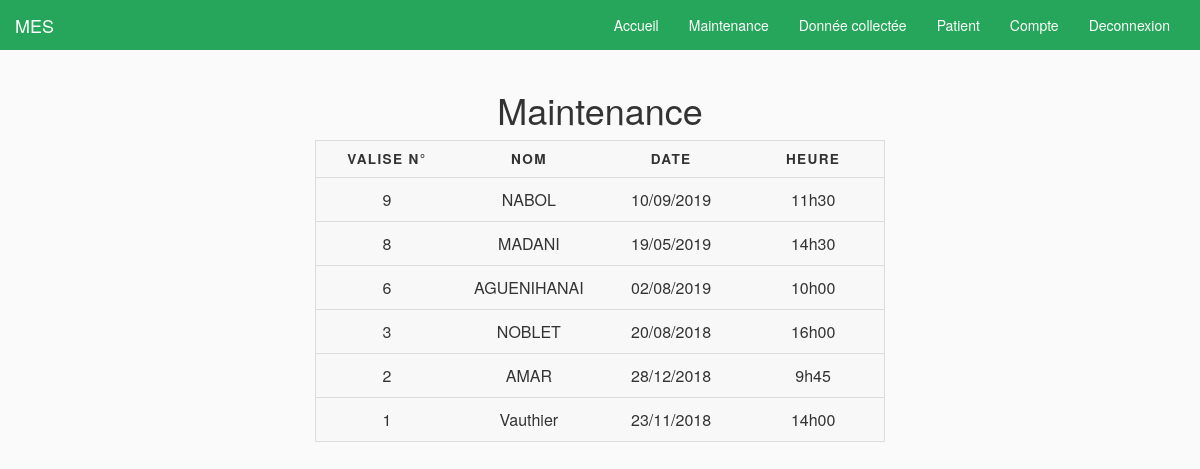
/v3/maintenance.php, run on the app's committed database.
### tables this page shows
CREATE TABLE IF NOT EXISTS `maintenance` (
  `id_valise` int(11) NOT NULL,
  `date_de_maintenance` varchar(45) NOT NULL,
  `heure_de_maintenance` varchar(45) NOT NULL,
  `nom_du_maintenant` varchar(45) NOT NULL,
  PRIMARY KEY (`id_valise`)
);

### v3/maintenance.php (the view, shortened to what this page needs)
<?php
include("barre_de_nav.php");
?>
<!DOCTYPE html>
<html lang="fr">
	<link href="bootstrap/css/bootstrap.min.css" rel="stylesheet"/>
	<link href="bootstrap/js/bootstrap.js" rel="stylesheet" type="text/css"/>
	<link href="style.css" rel="stylesheet" type="text/css" media="screen"/>
<body>
<div class="container-fluid">
	        <div class="row">
		       	<div class="col-xs-1 col-sm-2 col-md-3"></div>
		       	<div class="col-xs-10 col-sm-8 col-md-6">
			       	<h1 class="index-h1">Maintenance</h1>
<table>
			<tr>
			<th>Valise n°</th>
			<th>Nom</th>
			<th>Date</th>
			<th>Heure</th>
			</tr>
	<?php
	include('conn.php');
	$res = $mysqli->query("SELECT id_valise,date_de_maintenance,heure_de_maintenance,nom_du_maintenant FROM maintenance");
	for ($row_no = $res->num_rows - 1; $row_no >= 0; $row_no--) {
		$res->data_seek($row_no);
		$row = $res->fetch_assoc();
		?>
		<tr>
			<td>
				<?php echo $row['id_valise'];?>
			</td>
			<td>
				<?php echo $row['nom_du_maintenant'];?>
			</td>
			<td>
				<?php echo $row['date_de_maintenance'];?>
			</td>
			<td>
				<?php echo $row['heure_de_maintenance'];?>
			</td>
			</tr>
		<?php
	}
	?>
		</table>
		       	</div>
	            <div class="col-xs-1 col-sm-2 col-md-3"></div>
	        </div>
        </div>
</body>
</html>

### v3/style.css (style rules this page uses)
body { padding: 0; margin: 0; background: #FAFAFA; }
.index-h1 { text-align: center; }
table { border: 1px solid #ccc; border-collapse: collapse; margin: 0; padding: 0; width: 100%; table-layout: fixed; }
table tr { background-color: #f8f8f8; border: 1px solid #ddd; padding: .35em; }
table th, table td { padding: .625em; text-align: center; }
table th { font-size: .85em; letter-spacing: .1em; text-transform: uppercase; }

### data on the page
maintenance: id_valise "9", nom_du_maintenant "NABOL", date_de_maintenance "10/09/2019", heure_de_maintenance "11h30"
maintenance: id_valise "8", nom_du_maintenant "MADANI", date_de_maintenance "19/05/2019", heure_de_maintenance "14h30"
maintenance: id_valise "6", nom_du_maintenant "AGUENIHANAI", date_de_maintenance "02/08/2019", heure_de_maintenance "10h00"
maintenance: id_valise "3", nom_du_maintenant "NOBLET", date_de_maintenance "20/08/2018", heure_de_maintenance "16h00"
maintenance: id_valise "2", nom_du_maintenant "AMAR", date_de_maintenance "28/12/2018", heure_de_maintenance "9h45"
maintenance: id_valise "1", nom_du_maintenant "Vauthier", date_de_maintenance "23/11/2018", heure_de_maintenance "14h00"
